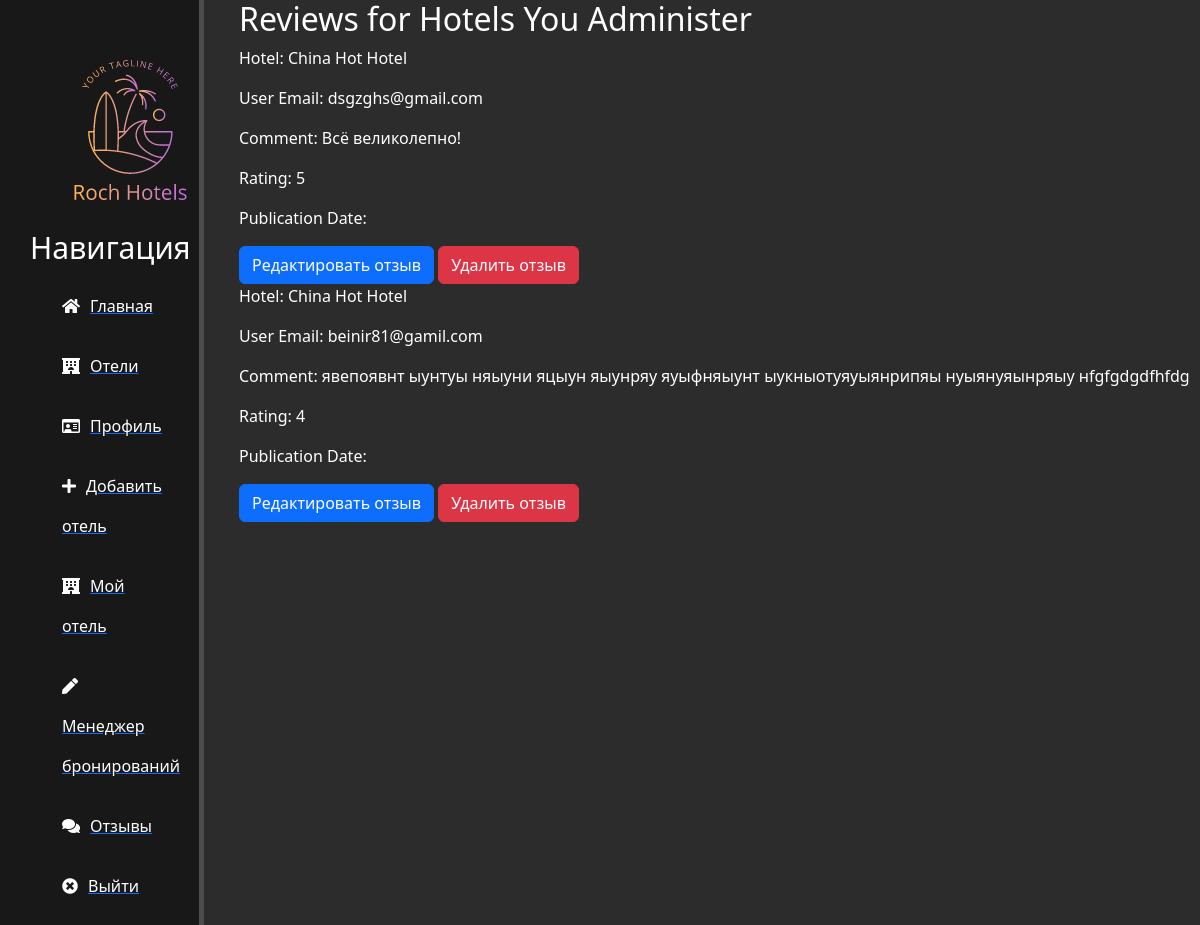
Screenshot of /view-reviews-admin/ (signed in) with the database file from the repository.
### main/models.py (models this page shows, shortened)
class Review(models.Model):
    user = models.ForeignKey(User, on_delete=models.CASCADE)
    hotel = models.ForeignKey(Hotel, on_delete=models.CASCADE)
    comment = models.TextField()
    rating = models.PositiveSmallIntegerField(default=0, choices=[(i,i) for i in range(1, 6)])
    created_at = models.DateTimeField(auto_now_add=True)
    updated_at = models.DateTimeField(auto_now=True)
    deleted_at = models.DateTimeField(null=True, blank=True)
    deleted = models.BooleanField(default=False)

class Hotel(models.Model):
    name = models.CharField(max_length=50)
    location = models.CharField(max_length=250)
    description = models.TextField()
    photos = models.ImageField(upload_to='hotel_images/', blank=False, null=False)
    rating = models.DecimalField(max_digits=3, decimal_places=2, default=0.0)
    created_at = models.DateTimeField(auto_now_add=True)
    updated_at = models.DateTimeField(auto_now=True)
    deleted_at = models.DateTimeField(null=True, blank=True)
    deleted = models.BooleanField(default=False)
    room_count = models.PositiveIntegerField(default=0)
    phone_number = models.CharField(max_length=15, blank=True, null=True)
    email = models.EmailField(blank=True, null=True)
    address = models.CharField(max_length=250, blank=True, null=True)
    admin = models.OneToOneField(User, on_delete=models.CASCADE, related_name='admin_hotel')
    objects = HotelManager()

class User(AbstractUser, PermissionsMixin):
    first_name = models.CharField(max_length=50, blank=True)
    last_name = models.CharField(max_length=50, blank=True)
    photos = models.ImageField(upload_to='user_images/', blank=False, null=False)
    email = models.EmailField(unique=True)
    is_active = models.BooleanField(default=True)
    is_staff = models.BooleanField(default=False)
    is_superuser = models.BooleanField(default=False)
    phone_number = models.CharField(max_length=11, blank=True, null=True)
    hotel = models.ForeignKey('main.Hotel', on_delete=models.CASCADE, null=True, blank=True)
    age = models.PositiveIntegerField(blank=True, null=True)
    passport_data = models.CharField(max_length=255, blank=True, null=True)
    objects = CustomUserManager()

### main/views.py (the view)
# urls.py: path('view-reviews-admin/', view_reviews_admin, name='view-reviews-admin'),
@login_required
def view_reviews_admin(request):
    user = request.user
    hotels_admin = Hotel.objects.filter(admin=user)
    reviews = Review.objects.filter(hotel__in=hotels_admin)
    context = {'reviews': reviews}
    return render(request, 'main/view_reviews_admin.html', context)

### main/templatetags/custom_tags.py (called while the page is built)
@register.filter(name='has_group')
def has_group(user, group_name):
    return user.groups.filter(name=group_name).exists()

### main/templates/main/view_reviews_admin.html (shortened to what this page needs)
{% extends 'main/layout.html' %}
{% block content %}
  <h2 class="text-white">Reviews for Hotels You Administer</h2>
  {% for review in reviews %}
    <div class="text-white">
      <p>Hotel: {{ review.hotel.name }}</p>
      <p>User Email: {{ review.user.email }}</p>
      <p>Comment: {{ review.comment }}</p>
      <p>Rating: {{ review.rating }}</p>
      <p>Publication Date: {{ review.pub_date }}</p>
      <a href="{% url 'update-reviews-admin' review_id=review.id %}" class="btn btn-primary">Редактировать отзыв</a>
      <a href="{% url 'delete-reviews-admin' review_id=review.id %}" class="btn btn-danger">Удалить отзыв</a>
    </div>
  {% endfor %}
{% endblock %}

### main/static/main/css/main.css (style rules this page uses)
body { background: #2c2c2c; }

### rows the page displays
Review: hotel.name "China Hot Hotel", user.email "dsgzghs@gmail.com", comment "Всё великолепно!", rating "5"
Review: hotel.name "China Hot Hotel", user.email "beinir81@gamil.com", comment "явепоявнт ыунтуы няыуни яцыун яыунряу яуыфняыунт ыукныотуяуыянрипяы нуыянуяынряыу нfgfgdgdfhfdg", rating "4"
